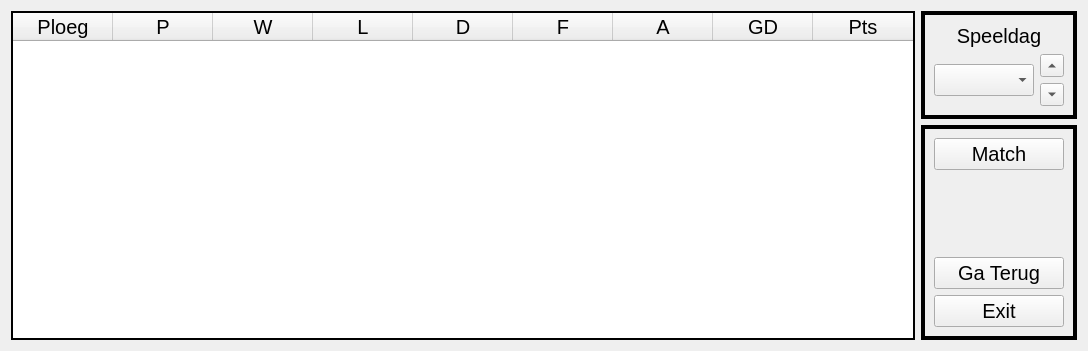
<?xml version="1.0" encoding="UTF-8"?>
<ui version="4.0">
 <class>Competition</class>
 <widget class="QWidget" name="Competition">
  <property name="windowTitle">
   <string>Competitie</string>
  </property>
  <property name="styleSheet">
   <string notr="true">* {
	font-size: 20px;
}</string>
  </property>
  <layout class="QHBoxLayout" name="master_layout">
   <item>
    <widget class="QTableWidget" name="competition_tableWidget">
     <property name="focusPolicy">
      <enum>Qt::FocusPolicy::NoFocus</enum>
     </property>
     <property name="frameShape">
      <enum>QFrame::Shape::Box</enum>
     </property>
     <property name="frameShadow">
      <enum>QFrame::Shadow::Plain</enum>
     </property>
     <property name="lineWidth">
      <number>2</number>
     </property>
     <property name="verticalScrollBarPolicy">
      <enum>Qt::ScrollBarPolicy::ScrollBarAlwaysOff</enum>
     </property>
     <property name="horizontalScrollBarPolicy">
      <enum>Qt::ScrollBarPolicy::ScrollBarAlwaysOff</enum>
     </property>
     <property name="sizeAdjustPolicy">
      <enum>QAbstractScrollArea::SizeAdjustPolicy::AdjustToContents</enum>
     </property>
     <property name="editTriggers">
      <set>QAbstractItemView::EditTrigger::NoEditTriggers</set>
     </property>
     <property name="alternatingRowColors">
      <bool>true</bool>
     </property>
     <property name="selectionMode">
      <enum>QAbstractItemView::SelectionMode::NoSelection</enum>
     </property>
     <property name="columnCount">
      <number>9</number>
     </property>
     <attribute name="horizontalHeaderHighlightSections">
      <bool>false</bool>
     </attribute>
     <attribute name="verticalHeaderHighlightSections">
      <bool>false</bool>
     </attribute>
     <column>
      <property name="text">
       <string>Ploeg</string>
      </property>
     </column>
     <column>
      <property name="text">
       <string>P</string>
      </property>
     </column>
     <column>
      <property name="text">
       <string>W</string>
      </property>
     </column>
     <column>
      <property name="text">
       <string>L</string>
      </property>
     </column>
     <column>
      <property name="text">
       <string>D</string>
      </property>
     </column>
     <column>
      <property name="text">
       <string>F</string>
      </property>
     </column>
     <column>
      <property name="text">
       <string>A</string>
      </property>
     </column>
     <column>
      <property name="text">
       <string>GD</string>
      </property>
     </column>
     <column>
      <property name="text">
       <string>Pts</string>
      </property>
     </column>
    </widget>
   </item>
   <item>
    <layout class="QVBoxLayout" name="row_2">
     <item>
      <widget class="QFrame" name="frame_1">
       <property name="frameShape">
        <enum>QFrame::Shape::Box</enum>
       </property>
       <property name="frameShadow">
        <enum>QFrame::Shadow::Plain</enum>
       </property>
       <property name="lineWidth">
        <number>4</number>
       </property>
       <layout class="QVBoxLayout" name="row_2_col_1">
        <item>
         <widget class="QLabel" name="date_label">
          <property name="text">
           <string>Speeldag</string>
          </property>
          <property name="alignment">
           <set>Qt::AlignmentFlag::AlignCenter</set>
          </property>
         </widget>
        </item>
        <item>
         <layout class="QHBoxLayout" name="row_2_col_1_row_1">
          <item>
           <widget class="QComboBox" name="data_comboBox"/>
          </item>
          <item>
           <layout class="QVBoxLayout" name="row_2_col_1_row_2">
            <item>
             <widget class="QToolButton" name="up_button">
              <property name="text">
               <string>...</string>
              </property>
              <property name="arrowType">
               <enum>Qt::ArrowType::UpArrow</enum>
              </property>
             </widget>
            </item>
            <item>
             <widget class="QToolButton" name="down_button">
              <property name="text">
               <string>...</string>
              </property>
              <property name="arrowType">
               <enum>Qt::ArrowType::DownArrow</enum>
              </property>
             </widget>
            </item>
           </layout>
          </item>
         </layout>
        </item>
       </layout>
      </widget>
     </item>
     <item>
      <widget class="QFrame" name="frame_2">
       <property name="frameShape">
        <enum>QFrame::Shape::Box</enum>
       </property>
       <property name="frameShadow">
        <enum>QFrame::Shadow::Plain</enum>
       </property>
       <property name="lineWidth">
        <number>4</number>
       </property>
       <layout class="QVBoxLayout" name="row_2_col_2">
        <item>
         <widget class="QPushButton" name="match_pushButton">
          <property name="text">
           <string>Match</string>
          </property>
         </widget>
        </item>
        <item>
         <spacer name="verticalSpacer">
          <property name="orientation">
           <enum>Qt::Orientation::Vertical</enum>
          </property>
          <property name="sizeHint" stdset="0">
           <size>
            <width>20</width>
            <height>81</height>
           </size>
          </property>
         </spacer>
        </item>
        <item>
         <widget class="QPushButton" name="go_back_PushButton">
          <property name="text">
           <string>Ga Terug</string>
          </property>
         </widget>
        </item>
        <item>
         <widget class="QPushButton" name="exit_pushButton">
          <property name="text">
           <string>Exit</string>
          </property>
         </widget>
        </item>
       </layout>
      </widget>
     </item>
    </layout>
   </item>
  </layout>
 </widget>
 <resources/>
 <connections/>
</ui>
